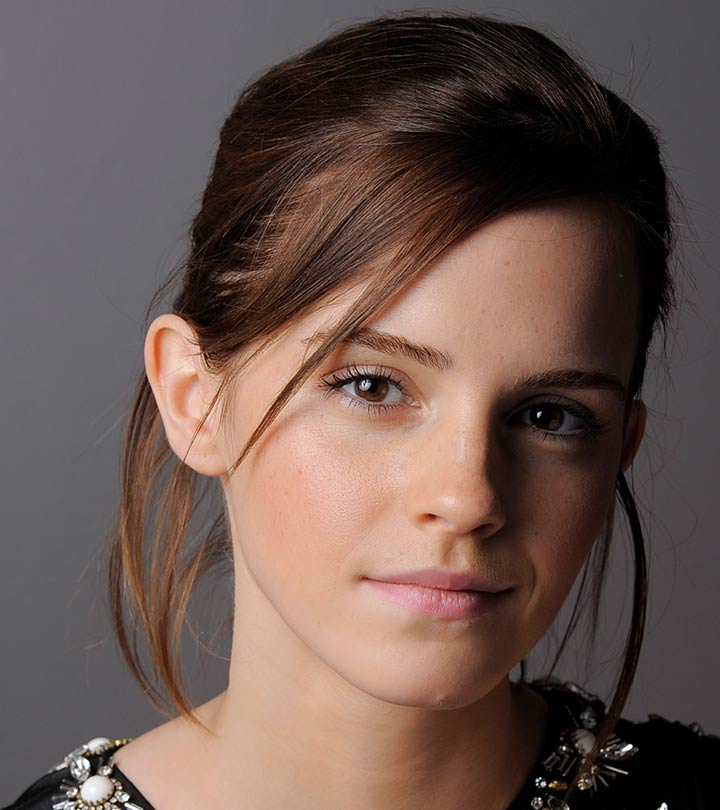
#> input picture Image processing assignment/a1images/emma.jpg, 720 x 810 px, found by its file name
$ jupyter execute 210503H.ipynb
#> lines starting #> are read from the running program, lines starting #| are printed output that depends on the picture
[cell 1]
import cv2 as cv
import numpy as np
import matplotlib.pyplot as plt

c = np.array([(50, 50), (50, 100), (150, 255), (150, 150)])

t1 = np.linspace(0, c[0, 1], c[0, 0] + 1).astype('uint8')
t2 = np.linspace(c[0, 1], c[1, 1], c[1, 0] - c[0, 0]).astype('uint8')
t3 = np.linspace(c[1, 1], c[2, 1], c[2, 0] - c[1, 0]).astype('uint8')
t4 = np.linspace(c[2, 1], c[3, 1], c[3, 0] - c[2, 0]).astype('uint8')
t5 = np.linspace(c[3, 1], 255, 255 - c[3, 0]).astype('uint8')

transform = np.concatenate((t1, t2, t3, t4, t5))

f = cv.imread('a1images\emma.jpg', cv.IMREAD_GRAYSCALE)
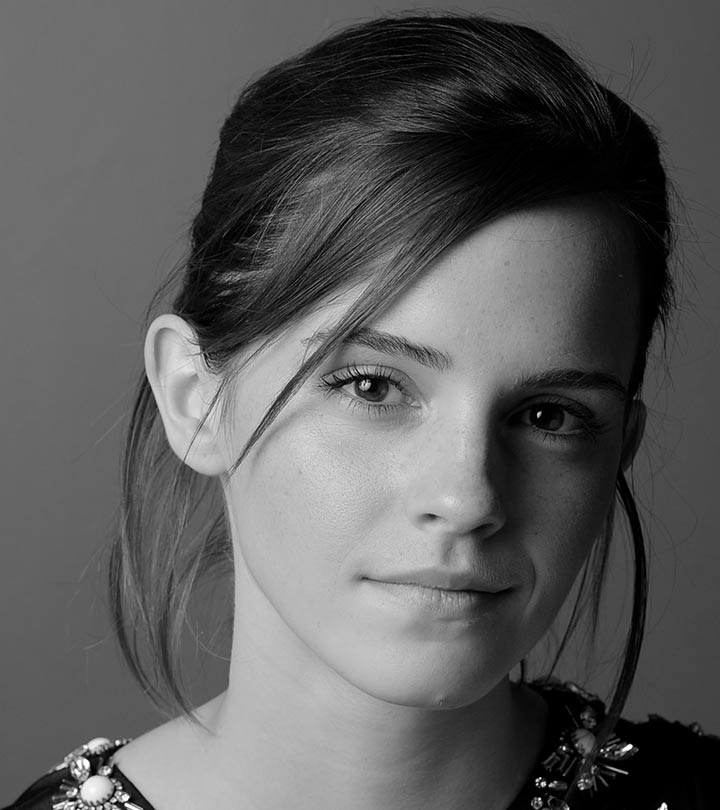
#> f: shape (810, 720); min 0, max 255, mean 92.3

# Apply the transformation
g = transform[f]
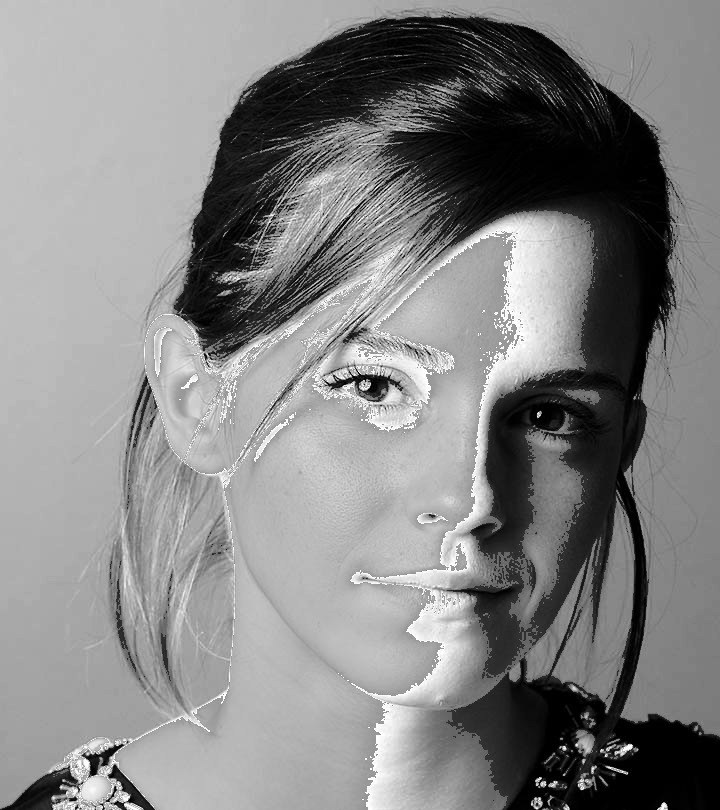
#> g: shape (810, 720); min 0, max 255, mean 132.4
fig, ax = plt.subplots(1, 3, figsize=(12, 4))

ax[0].imshow(f, cmap='gray', vmin=0, vmax=255)
ax[0].set_title('Original Image')
ax[0].axis('off')

ax[1].imshow(g, cmap='gray', vmin=0, vmax=255)
ax[1].set_title('Transformed Image')
ax[1].axis('off')

ax[2].plot(transform)
ax[2].set_ylim([0, 255])
ax[2].set_xlim([0, 255])
ax[2].set_title('Transformation Function')
ax[2].grid(True)

plt.tight_layout()
plt.show()
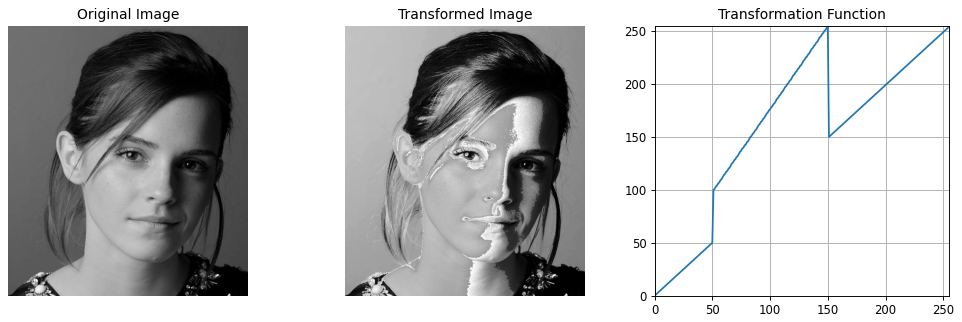
#> figure drawn by matplotlib, 3 panels; panel 3: curve peaks at x = 150, y = 255

$ run again, with Image processing assignment/a1images/daisy.jpg copied over Image processing assignment/a1images/emma.jpg
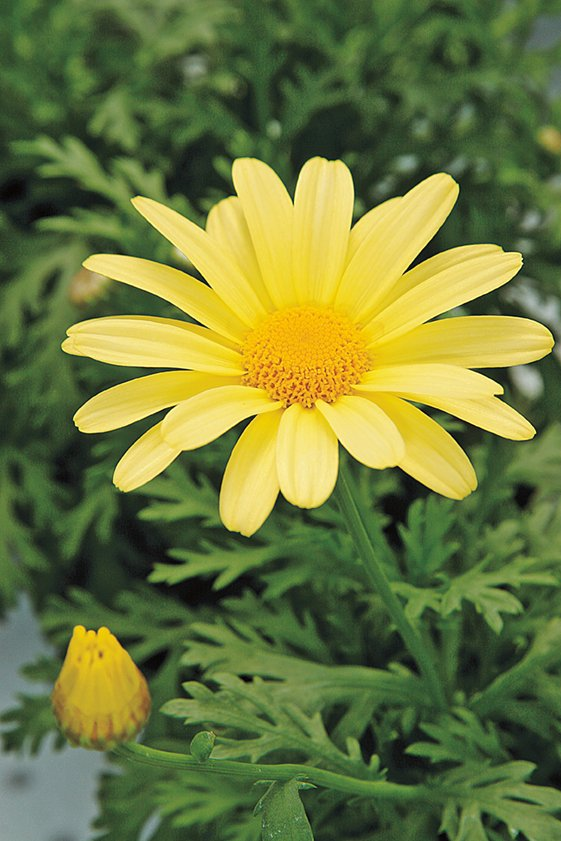
#> input picture Image processing assignment/a1images/daisy.jpg, 561 x 841 px, found by its file name
#> `g = transform[f]`:
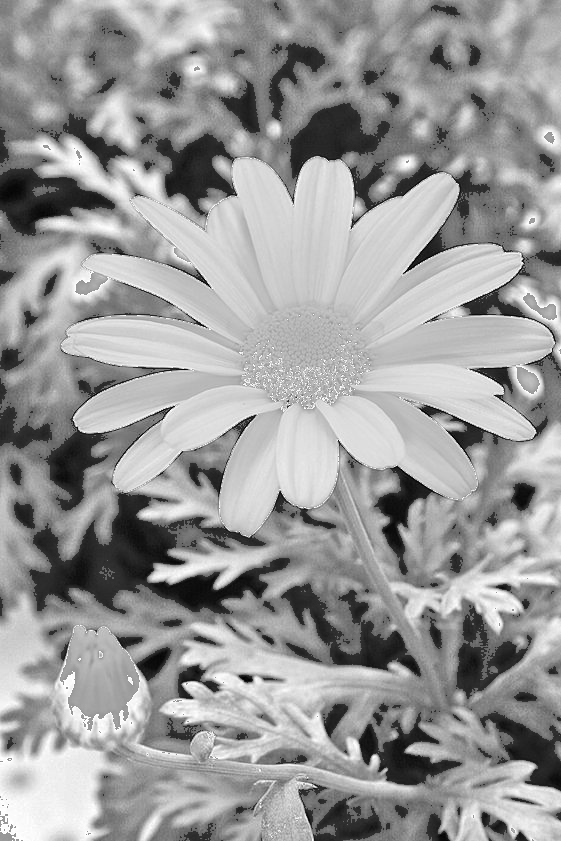
#> g: shape (841, 561); min 0, max 255, mean 154.2
#> `plt.show()`:
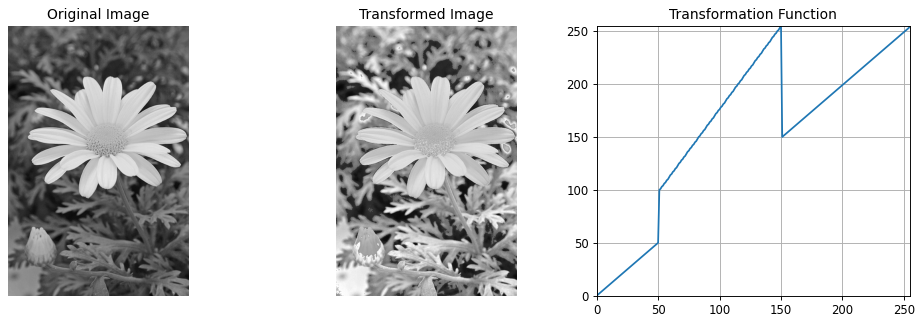
#> figure drawn by matplotlib, 3 panels; panel 3: curve peaks at x = 150, y = 255

$ run again, with Image processing assignment/a1images/highlights_and_shadows.jpg copied over Image processing assignment/a1images/emma.jpg
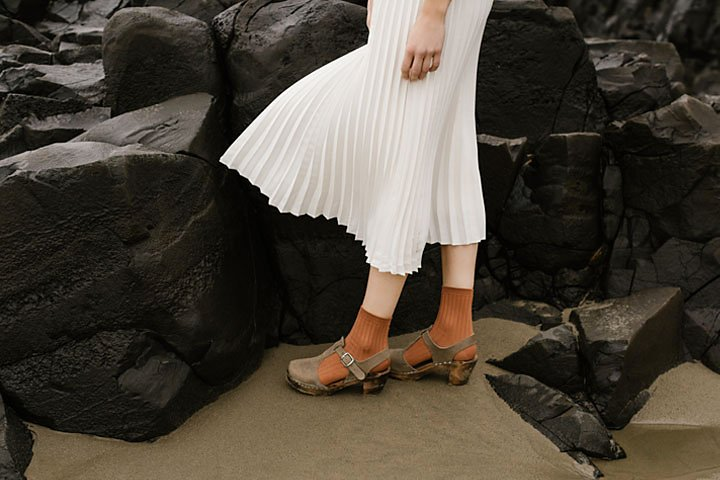
#> input picture Image processing assignment/a1images/highlights_and_shadows.jpg, 720 x 480 px, found by its file name
#> `g = transform[f]`:
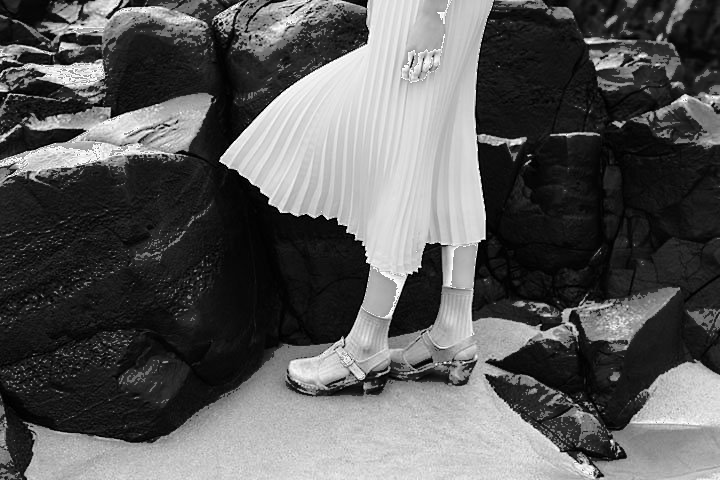
#> g: shape (480, 720); min 0, max 255, mean 91.1
#> `plt.show()`:
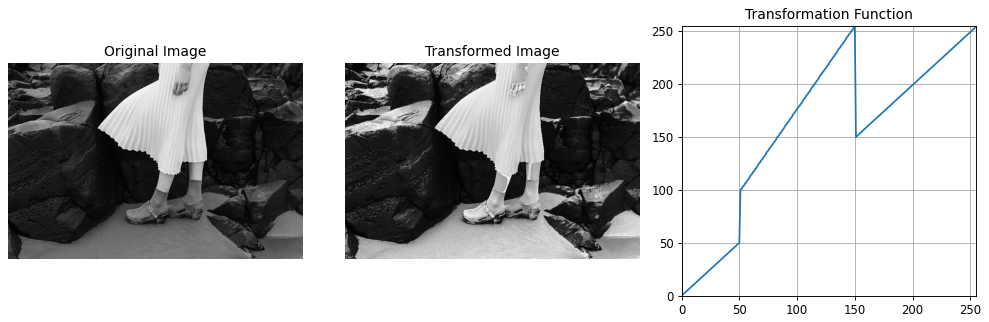
#> figure drawn by matplotlib, 3 panels; panel 3: curve peaks at x = 150, y = 255

$ run again, with Image processing assignment/a1images/jeniffer.jpg copied over Image processing assignment/a1images/emma.jpg
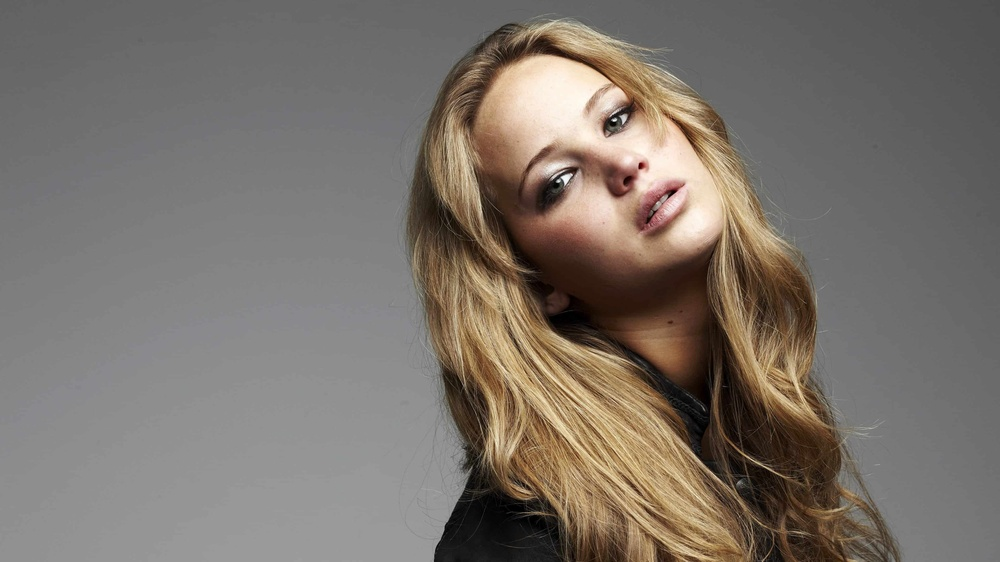
#> input picture Image processing assignment/a1images/jeniffer.jpg, 1000 x 562 px, shrunk from 3840 x 2160 before the run, found by its file name
#> `g = transform[f]`:
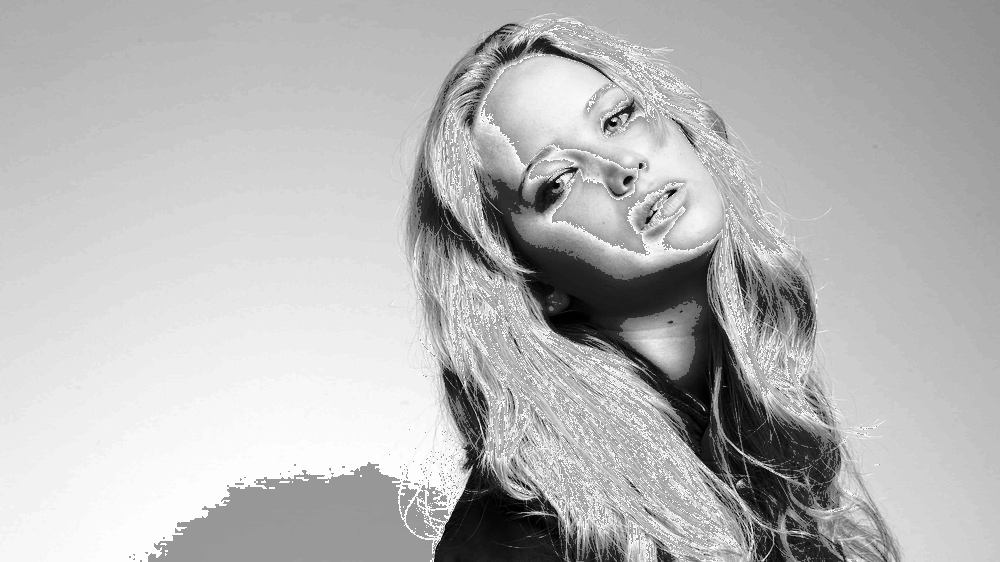
#> g: shape (562, 1000); min 0, max 255, mean 182.7
#> `plt.show()`:
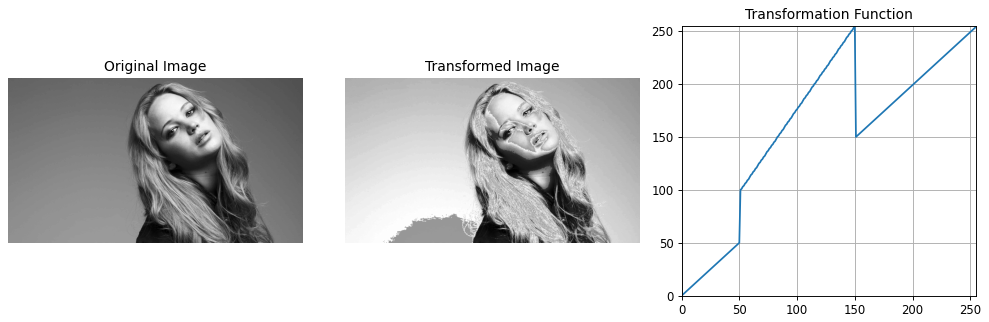
#> figure drawn by matplotlib, 3 panels; panel 3: curve peaks at x = 150, y = 255
